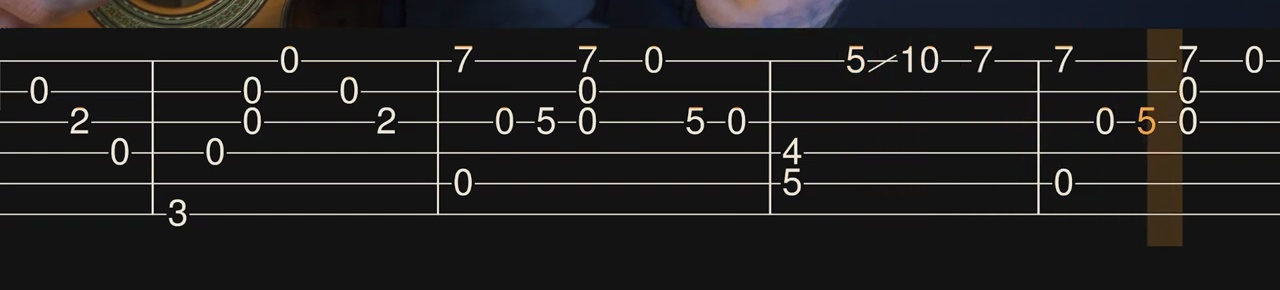
#> input picture output/frame_1190.jpg, 1280 x 290 px; its folder holds 4 pictures in this run
$ python combine.py
#> lines starting #> are read from the running program, lines starting #| are printed output that depends on the picture
import cv2
import os

def extract_frame_number(filename):
    # Extract the frame number from the filename
    return int(filename.split('_')[1].split('.')[0])

def combine_images(image_folder, output_folder, frames_per_combination):
    # Get list of all files in the image folder
#> called with image_folder = './output', output_folder = './images/', frames_per_combination = 5
    image_files = [f for f in os.listdir(image_folder) if f.endswith('.jpg')]
    if not image_files:
        print("No JPG files found in the specified folder.")
        return

    # Sort the list of image files based on frame number
    image_files.sort(key=extract_frame_number)

    # Split the image files into groups based on frames_per_combination
    image_groups = [image_files[i:i + frames_per_combination] for i in range(0, len(image_files), frames_per_combination)]

    for i, image_group in enumerate(image_groups):
        images = []
        for image_file in image_group:
            # Read each image
            image_path = os.path.join(image_folder, image_file)
            image = cv2.imread(image_path)
#> image is the input picture: shape (290, 1280, 3); mean B, G, R 31, 31.5, 32.5
            if image is None:
                print(f"Error: Unable to read image '{image_file}'.")
                continue

            images.append(image)

        if not images:
            print("No valid images found in the specified folder.")
            continue

        # Stack images vertically
        combined_image = cv2.vconcat(images)
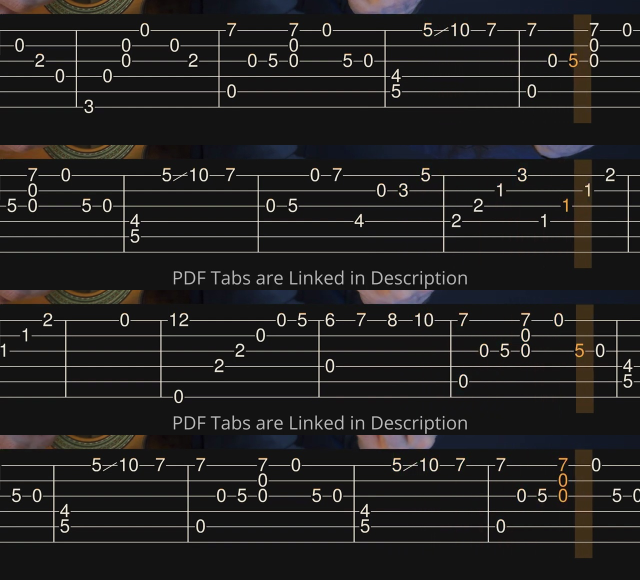
#> combined_image: shape (1160, 1280, 3) (shown at 1/2 size); mean B, G, R 31.7, 32.1, 33.2

        # Write the combined image to the output folder
        output_path = os.path.join(output_folder, f"combined_image_{i+1}.jpg")
        cv2.imwrite(output_path, combined_image)
        print(f"Combined image saved to {output_path}.")

# Specify the folder containing the cropped JPG images
image_folder = './output'

# Specify the output path for the combined image
output_folder = './images/'

# Specify the number of frames per combination
frames_per_combination = 5  # Adjust as needed

# Combine images
combine_images(image_folder, output_folder, frames_per_combination)
